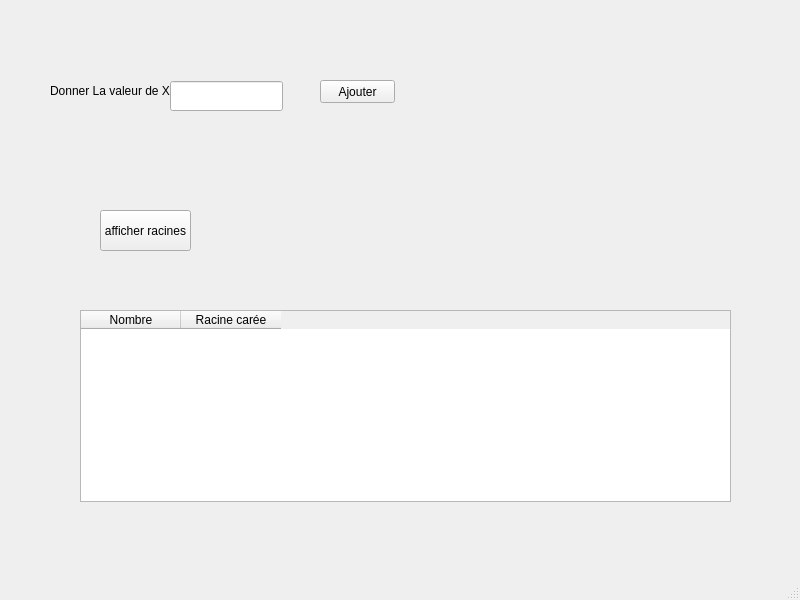
<?xml version="1.0" encoding="UTF-8"?>
<ui version="4.0">
 <class>MainWindow</class>
 <widget class="QMainWindow" name="MainWindow">
  <property name="geometry">
   <rect>
    <x>0</x>
    <y>0</y>
    <width>800</width>
    <height>600</height>
   </rect>
  </property>
  <property name="windowTitle">
   <string>MainWindow</string>
  </property>
  <widget class="QWidget" name="centralwidget">
   <widget class="QLabel" name="label">
    <property name="geometry">
     <rect>
      <x>50</x>
      <y>70</y>
      <width>121</width>
      <height>41</height>
     </rect>
    </property>
    <property name="text">
     <string>Donner La valeur de X</string>
    </property>
   </widget>
   <widget class="QPushButton" name="add">
    <property name="geometry">
     <rect>
      <x>320</x>
      <y>80</y>
      <width>75</width>
      <height>23</height>
     </rect>
    </property>
    <property name="text">
     <string>Ajouter</string>
    </property>
   </widget>
   <widget class="QPushButton" name="afficher">
    <property name="geometry">
     <rect>
      <x>100</x>
      <y>210</y>
      <width>91</width>
      <height>41</height>
     </rect>
    </property>
    <property name="text">
     <string>afficher racines</string>
    </property>
   </widget>
   <widget class="QTableWidget" name="lst">
    <property name="geometry">
     <rect>
      <x>80</x>
      <y>310</y>
      <width>651</width>
      <height>192</height>
     </rect>
    </property>
    <column>
     <property name="text">
      <string>Nombre</string>
     </property>
    </column>
    <column>
     <property name="text">
      <string>Racine carée</string>
     </property>
    </column>
   </widget>
   <widget class="QLineEdit" name="inp">
    <property name="geometry">
     <rect>
      <x>170</x>
      <y>81</y>
      <width>113</width>
      <height>30</height>
     </rect>
    </property>
   </widget>
  </widget>
  <widget class="QMenuBar" name="menubar">
   <property name="geometry">
    <rect>
     <x>0</x>
     <y>0</y>
     <width>800</width>
     <height>21</height>
    </rect>
   </property>
  </widget>
  <widget class="QStatusBar" name="statusbar"/>
 </widget>
 <resources/>
 <connections/>
</ui>
